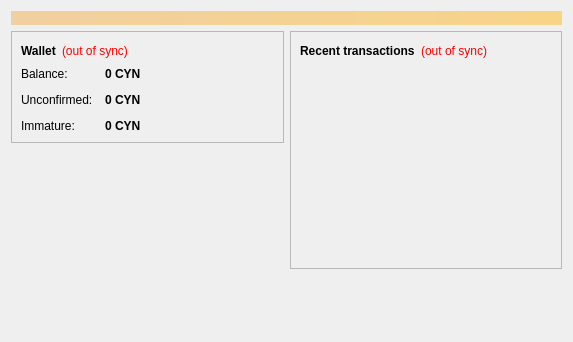
<?xml version="1.0" encoding="UTF-8"?>
<ui version="4.0">
 <class>OverviewPage</class>
 <widget class="QWidget" name="OverviewPage">
  <property name="geometry">
   <rect>
    <x>0</x>
    <y>0</y>
    <width>573</width>
    <height>342</height>
   </rect>
  </property>
  <property name="windowTitle">
   <string>Form</string>
  </property>
  <layout class="QVBoxLayout" name="topLayout">
   <item>
    <widget class="QLabel" name="labelAlerts">
     <property name="visible">
      <bool>false</bool>
     </property>
     <property name="styleSheet">
      <string notr="true">background-color: qlineargradient(x1: 0, y1: 0, x2: 1, y2: 0, stop:0 #F0D0A0, stop:1 #F8D488); color:#000000;</string>
     </property>
     <property name="wordWrap">
      <bool>true</bool>
     </property>
     <property name="margin">
      <number>3</number>
     </property>
    </widget>
   </item>
   <item>
    <layout class="QHBoxLayout" name="horizontalLayout" stretch="1,1">
     <item>
      <layout class="QVBoxLayout" name="verticalLayout_2">
       <item>
        <widget class="QFrame" name="frame">
         <property name="frameShape">
          <enum>QFrame::StyledPanel</enum>
         </property>
         <property name="frameShadow">
          <enum>QFrame::Raised</enum>
         </property>
         <layout class="QVBoxLayout" name="verticalLayout_4">
          <item>
           <layout class="QHBoxLayout" name="horizontalLayout_4">
            <item>
             <widget class="QLabel" name="label_5">
              <property name="font">
               <font>
                <weight>75</weight>
                <bold>true</bold>
               </font>
              </property>
              <property name="text">
               <string>Wallet</string>
              </property>
             </widget>
            </item>
            <item>
             <widget class="QLabel" name="labelWalletStatus">
              <property name="toolTip">
               <string>The displayed information may be out of date. Your wallet automatically synchronizes with the Cynocoin network after a connection is established, but this process has not completed yet.</string>
              </property>
              <property name="styleSheet">
               <string notr="true">QLabel { color: red; }</string>
              </property>
              <property name="text">
               <string notr="true">(out of sync)</string>
              </property>
              <property name="alignment">
               <set>Qt::AlignLeading|Qt::AlignLeft|Qt::AlignVCenter</set>
              </property>
             </widget>
            </item>
            <item>
             <spacer name="horizontalSpacer_2">
              <property name="orientation">
               <enum>Qt::Horizontal</enum>
              </property>
              <property name="sizeHint" stdset="0">
               <size>
                <width>40</width>
                <height>20</height>
               </size>
              </property>
             </spacer>
            </item>
           </layout>
          </item>
          <item>
           <layout class="QFormLayout" name="formLayout_2">
            <property name="fieldGrowthPolicy">
             <enum>QFormLayout::AllNonFixedFieldsGrow</enum>
            </property>
            <property name="horizontalSpacing">
             <number>12</number>
            </property>
            <property name="verticalSpacing">
             <number>12</number>
            </property>
            <item row="0" column="0">
             <widget class="QLabel" name="label">
              <property name="text">
               <string>Balance:</string>
              </property>
             </widget>
            </item>
            <item row="0" column="1">
             <widget class="QLabel" name="labelBalance">
              <property name="font">
               <font>
                <weight>75</weight>
                <bold>true</bold>
               </font>
              </property>
              <property name="cursor">
               <cursorShape>IBeamCursor</cursorShape>
              </property>
              <property name="toolTip">
               <string>Your current balance</string>
              </property>
              <property name="text">
               <string notr="true">0 CYN</string>
              </property>
              <property name="textInteractionFlags">
               <set>Qt::LinksAccessibleByMouse|Qt::TextSelectableByKeyboard|Qt::TextSelectableByMouse</set>
              </property>
             </widget>
            </item>
            <item row="1" column="0">
             <widget class="QLabel" name="label_3">
              <property name="text">
               <string>Unconfirmed:</string>
              </property>
             </widget>
            </item>
            <item row="1" column="1">
             <widget class="QLabel" name="labelUnconfirmed">
              <property name="font">
               <font>
                <weight>75</weight>
                <bold>true</bold>
               </font>
              </property>
              <property name="cursor">
               <cursorShape>IBeamCursor</cursorShape>
              </property>
              <property name="toolTip">
               <string>Total of transactions that have yet to be confirmed, and do not yet count toward the current balance</string>
              </property>
              <property name="text">
               <string notr="true">0 CYN</string>
              </property>
              <property name="textInteractionFlags">
               <set>Qt::LinksAccessibleByMouse|Qt::TextSelectableByKeyboard|Qt::TextSelectableByMouse</set>
              </property>
             </widget>
            </item>
            <item row="2" column="0">
             <widget class="QLabel" name="labelImmatureText">
              <property name="text">
               <string>Immature:</string>
              </property>
             </widget>
            </item>
            <item row="2" column="1">
             <widget class="QLabel" name="labelImmature">
              <property name="font">
               <font>
                <weight>75</weight>
                <bold>true</bold>
               </font>
              </property>
              <property name="toolTip">
               <string>Mined balance that has not yet matured</string>
              </property>
              <property name="text">
               <string notr="true">0 CYN</string>
              </property>
              <property name="textInteractionFlags">
               <set>Qt::LinksAccessibleByMouse|Qt::TextSelectableByKeyboard|Qt::TextSelectableByMouse</set>
              </property>
             </widget>
            </item>
           </layout>
          </item>
         </layout>
        </widget>
       </item>
       <item>
        <spacer name="verticalSpacer">
         <property name="orientation">
          <enum>Qt::Vertical</enum>
         </property>
         <property name="sizeHint" stdset="0">
          <size>
           <width>20</width>
           <height>40</height>
          </size>
         </property>
        </spacer>
       </item>
      </layout>
     </item>
     <item>
      <layout class="QVBoxLayout" name="verticalLayout_3">
       <item>
        <widget class="QFrame" name="frame_2">
         <property name="frameShape">
          <enum>QFrame::StyledPanel</enum>
         </property>
         <property name="frameShadow">
          <enum>QFrame::Raised</enum>
         </property>
         <layout class="QVBoxLayout" name="verticalLayout">
          <item>
           <layout class="QHBoxLayout" name="horizontalLayout_2">
            <item>
             <widget class="QLabel" name="label_4">
              <property name="text">
               <string>&lt;b&gt;Recent transactions&lt;/b&gt;</string>
              </property>
             </widget>
            </item>
            <item>
             <widget class="QLabel" name="labelTransactionsStatus">
              <property name="toolTip">
               <string>The displayed information may be out of date. Your wallet automatically synchronizes with the Cynocoin network after a connection is established, but this process has not completed yet.</string>
              </property>
              <property name="styleSheet">
               <string notr="true">QLabel { color: red; }</string>
              </property>
              <property name="text">
               <string notr="true">(out of sync)</string>
              </property>
              <property name="alignment">
               <set>Qt::AlignRight|Qt::AlignTrailing|Qt::AlignVCenter</set>
              </property>
             </widget>
            </item>
            <item>
             <spacer name="horizontalSpacer">
              <property name="orientation">
               <enum>Qt::Horizontal</enum>
              </property>
              <property name="sizeHint" stdset="0">
               <size>
                <width>40</width>
                <height>20</height>
               </size>
              </property>
             </spacer>
            </item>
           </layout>
          </item>
          <item>
           <widget class="QListView" name="listTransactions">
            <property name="styleSheet">
             <string notr="true">QListView { background: transparent; }</string>
            </property>
            <property name="frameShape">
             <enum>QFrame::NoFrame</enum>
            </property>
            <property name="verticalScrollBarPolicy">
             <enum>Qt::ScrollBarAlwaysOff</enum>
            </property>
            <property name="horizontalScrollBarPolicy">
             <enum>Qt::ScrollBarAlwaysOff</enum>
            </property>
            <property name="selectionMode">
             <enum>QAbstractItemView::NoSelection</enum>
            </property>
           </widget>
          </item>
         </layout>
        </widget>
       </item>
       <item>
        <spacer name="verticalSpacer_2">
         <property name="orientation">
          <enum>Qt::Vertical</enum>
         </property>
         <property name="sizeHint" stdset="0">
          <size>
           <width>20</width>
           <height>40</height>
          </size>
         </property>
        </spacer>
       </item>
      </layout>
     </item>
    </layout>
   </item>
  </layout>
 </widget>
 <resources/>
 <connections/>
</ui>
